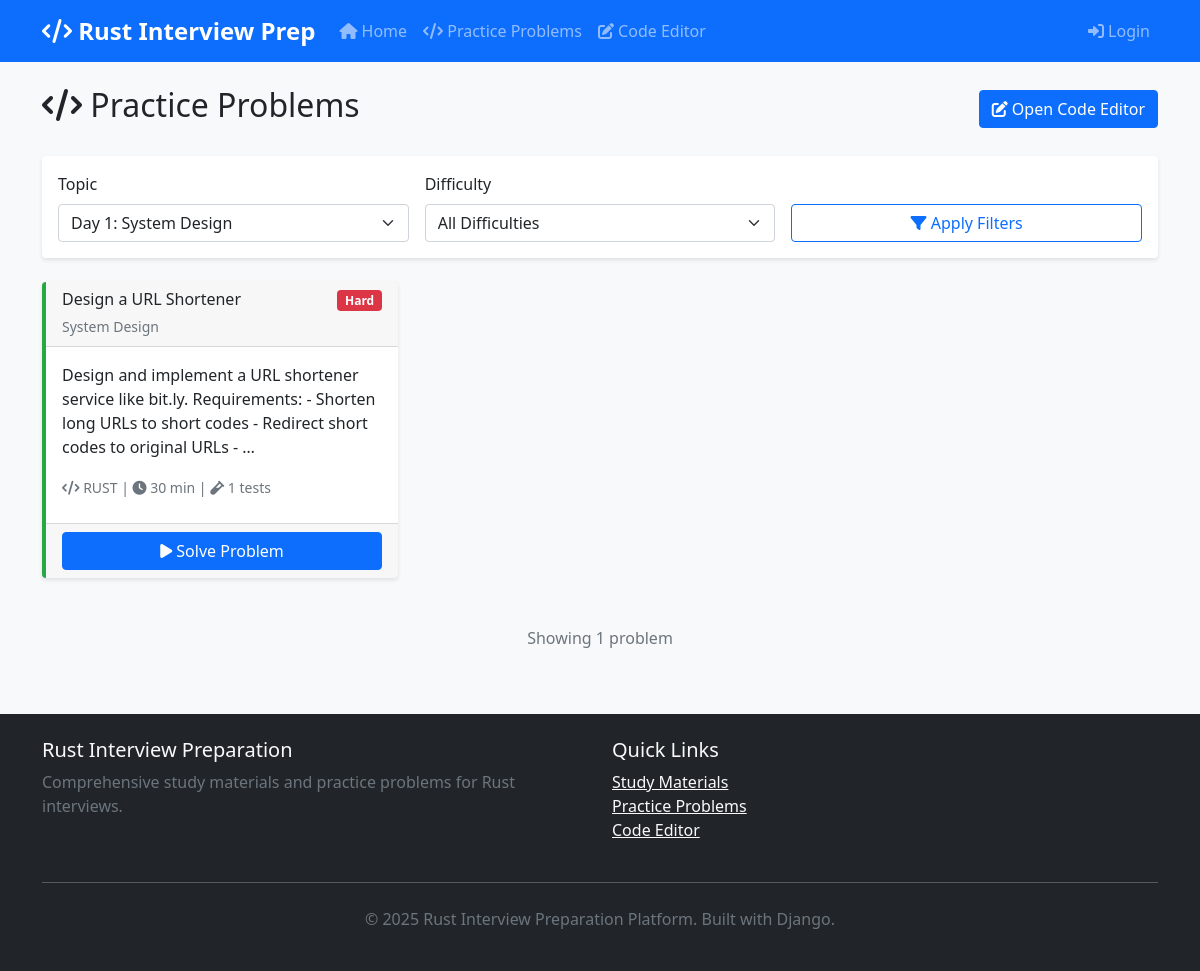
The app's page /practice/?topic=1 with its own data.
### materials/models.py (models this page shows, shortened)
class Problem(models.Model):
    DIFFICULTY_LEVELS = [
        ('easy', 'Easy'),
        ('medium', 'Medium'),
        ('hard', 'Hard'),
    ]
    topic = models.ForeignKey(Topic, on_delete=models.CASCADE, related_name='problems')
    subtopic = models.ForeignKey(Subtopic, on_delete=models.CASCADE, related_name='problems', null=True, blank=True)
    title = models.CharField(max_length=200)
    description = models.TextField()
    starter_code = models.TextField(blank=True)
    solution = models.TextField(blank=True)
    test_cases = models.JSONField(default=list)
    difficulty = models.CharField(max_length=10, choices=DIFFICULTY_LEVELS, default='medium')
    language = models.CharField(max_length=50, default='rust')
    time_limit = models.IntegerField(default=30)  # minutes

class Topic(models.Model):
    title = models.CharField(max_length=200)
    description = models.TextField()
    day_number = models.IntegerField()
    order = models.IntegerField(default=0)
    created_at = models.DateTimeField(auto_now_add=True)
    updated_at = models.DateTimeField(auto_now=True)
    class Meta:
        ordering = ['day_number', 'order']

### materials/views.py (the view)
# urls.py: path('practice/', views.practice_problems, name='practice_problems'),
def practice_problems(request):
    problems = Problem.objects.all().select_related('topic', 'subtopic')
    difficulty = request.GET.get('difficulty')
    topic_id = request.GET.get('topic')
    if difficulty:
        problems = problems.filter(difficulty=difficulty)
    if topic_id:
        problems = problems.filter(topic_id=topic_id)
    topics = Topic.objects.all()
    context = {
        'problems': problems,
        'topics': topics,
        'current_difficulty': difficulty,
        'current_topic': topic_id,
    }
    return render(request, 'materials/practice_problems.html', context)

### templates/materials/practice_problems.html (shortened to what this page needs)
{% extends 'base.html' %}
{% block content %}
<div class="row">
    <div class="col-md-12">
        <div class="d-flex justify-content-between align-items-center mb-4">
            <h2>
                <i class="fas fa-code"></i> Practice Problems
            </h2>
            <div>
                <a href="{% url 'code_runner:editor' %}" class="btn btn-primary">
                    <i class="fas fa-edit"></i> Open Code Editor
                </a>
            </div>
        </div>
    </div>
</div>
<div class="row mb-4">
    <div class="col-md-12">
        <div class="card">
            <div class="card-body">
                <form method="GET" class="row g-3">
                    <div class="col-md-4">
                        <label for="topic" class="form-label">Topic</label>
                        <select class="form-select" id="topic" name="topic">
                            {% for topic in topics %}
                            <option value="{{ topic.id }}" {% if current_topic == topic.id|stringformat:"s" %}selected{% endif %}>
                                Day {{ topic.day_number }}: {{ topic.title }}
                            </option>
                            {% endfor %}
                        </select>
                    </div>
                    <div class="col-md-4">
                        <label for="difficulty" class="form-label">Difficulty</label>
                        <select class="form-select" id="difficulty" name="difficulty">
                            <option value="">All Difficulties</option>
                        </select>
                    </div>
                    <div class="col-md-4">
                        <label class="form-label">&nbsp;</label>
                        <div class="d-grid">
                            <button type="submit" class="btn btn-outline-primary">
                                <i class="fas fa-filter"></i> Apply Filters
                            </button>
                        </div>
                    </div>
                </form>
            </div>
        </div>
    </div>
</div>
<div class="row">
    {% for problem in problems %}
    <div class="col-md-6 col-lg-4 mb-4">
        <div class="card problem-card h-100">
            <div class="card-header d-flex justify-content-between align-items-start">
                <div>
                    <h6 class="mb-1">{{ problem.title }}</h6>
                    <small class="text-muted">{{ problem.topic.title }}</small>
                </div>
                <span class="badge bg-{% if problem.difficulty == 'easy' %}success{% elif problem.difficulty == 'medium' %}warning{% else %}danger{% endif %}">
                    {{ problem.get_difficulty_display }}
                </span>
            </div>
            <div class="card-body">
                <p class="card-text">{{ problem.description|truncatewords:25 }}</p>
                <div class="mb-2">
                    <small class="text-muted">
                        <i class="fas fa-code"></i> {{ problem.language|upper }} |
                        <i class="fas fa-clock"></i> {{ problem.time_limit }} min
                        {% if problem.test_cases %}
                        | <i class="fas fa-vial"></i> {{ problem.test_cases|length }} tests
                        {% endif %}
                    </small>
                </div>
            </div>
            <div class="card-footer">
                <div class="d-grid">
                    <a href="{% url 'materials:problem_detail' problem.id %}" class="btn btn-primary">
                        <i class="fas fa-play"></i> Solve Problem
                    </a>
                </div>
            </div>
        </div>
    </div>
    {% endfor %}
</div>
{% if problems %}
<div class="row mt-4">
    <div class="col-md-12">
        <div class="text-center">
            <p class="text-muted">Showing {{ problems|length }} problem{{ problems|length|pluralize }}</p>
        </div>
    </div>
</div>
{% endif %}
{% endblock %}

### static/css/main.css (style rules this page uses)
body { background-color: #f8f9fa; font-family: 'Segoe UI', Tahoma, Geneva, Verdana, sans-serif; }
.card { border: none; box-shadow: 0 2px 4px rgba(0,0,0,0.1); transition: all 0.3s ease; }
.problem-card { border-left: 4px solid #28a745; }
.badge { font-size: 0.75em; padding: 0.35em 0.65em; }
.fade-in { animation: fadeIn 0.5s ease-in; }

### templates/materials/practice_problems.html (style rules this page uses)
.problem-card { transition: all 0.3s ease; border-left: 4px solid #28a745; }
.badge.bg-danger { background-color: #dc3545 !important; }

### records on screen
Problem: title "Design a URL Shortener", topic "System Design", difficulty "Hard", description "Design and implement a URL shortener service like bit.ly. Requirements: - Shorten long URLs to short codes - Redirect short codes to original URLs - …", language "RUST", time_limit "30", test_cases|length "1"

### other values on screen
{{ problems|length }} "1"
